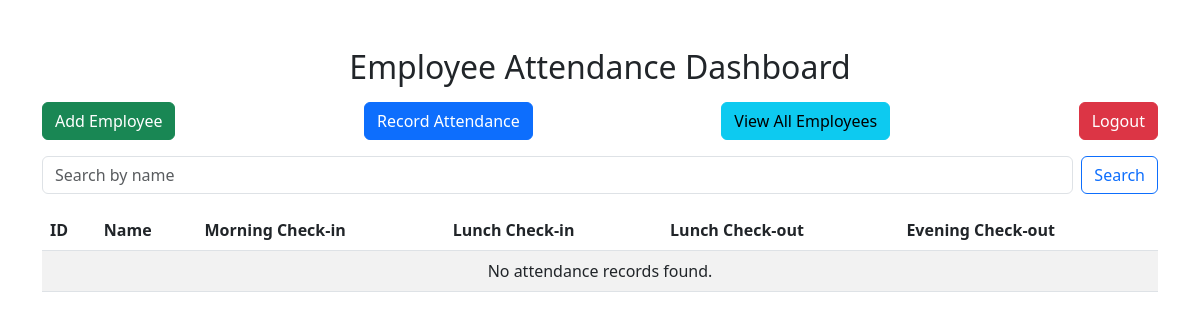
Page /dashboard/ (signed in) on the earlier database version.
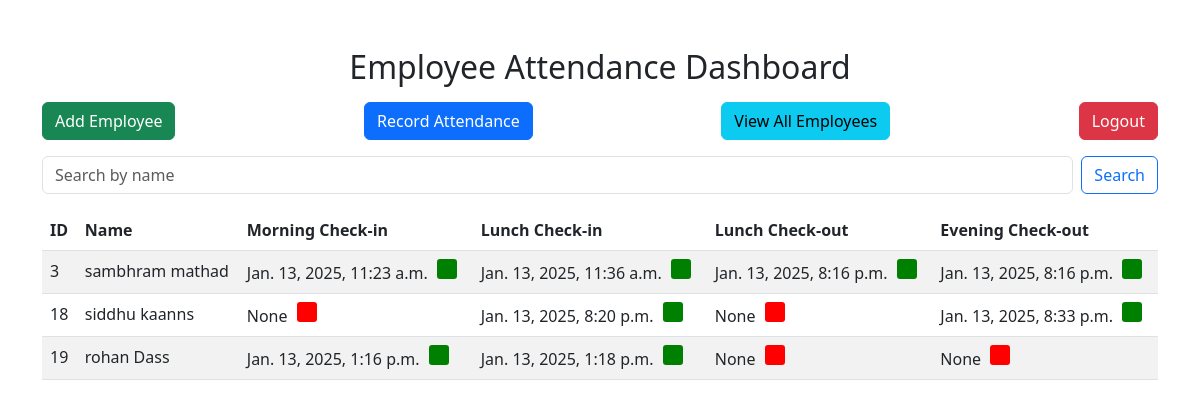
Same page on the later database version.
### emp/models.py (models this page shows, shortened)
class Attendance(models.Model):
    employee = models.ForeignKey(Employee, on_delete=models.CASCADE)
    morning_check_in_time = models.DateTimeField(null=True, blank=True)
    morning_check_out_time = models.DateTimeField(null=True, blank=True)
    lunch_check_in_time = models.DateTimeField(null=True, blank=True)
    lunch_check_out_time = models.DateTimeField(null=True, blank=True)
    date = models.DateField(default=now)

class Employee(models.Model):
    GENDER_CHOICES = [
        ('M', 'Male'),
        ('F', 'Female'),
    ]
    first_name = models.CharField(max_length=100)
    last_name = models.CharField(max_length=100)
    address = models.TextField()
    gender = models.CharField(max_length=1, choices=GENDER_CHOICES)
    mobile = models.CharField(max_length=15, unique=True)
    base_salary = models.DecimalField(max_digits=10, decimal_places=2)
    qr_code = models.ImageField(upload_to='qr_codes/', blank=True)
    def __str__(self):
        return f"{self.first_name} {self.last_name}"

### emp/views.py (the view)
# urls.py: path('dashboard/', views.dashboard, name='dashboard'),
def dashboard(request):
    if not request.user.is_authenticated:
        return redirect("admin_login")
    today = date.today()
    employees = Attendance.objects.filter(
        Q(
            morning_check_in_time__isnull=True,
            lunch_check_in_time__isnull=False
        ) |
        Q(
            morning_check_in_time__isnull=False
        ),
        date=today  # Ensure 'date' is placed after all positional arguments
    ).select_related('employee')
    search_query = request.GET.get("search", "")
    if search_query:
        employees = employees.filter(
            Q(employee__first_name__icontains=search_query) |
            Q(employee__last_name__icontains=search_query)
        )
    return render(request, "dashboard.html", {"attendance_records": employees})

### emp/templates/dashboard.html (shortened to what this page needs)
<!DOCTYPE html>
<html lang="en">
<head>
    <link href="https://cdn.jsdelivr.net/npm/bootstrap@5.3.0-alpha3/dist/css/bootstrap.min.css" rel="stylesheet">
</head>
<body>
    <div class="container mt-5">
        <h2 class="text-center">Employee Attendance Dashboard</h2>
        <div class="d-flex justify-content-between align-items-center my-3">
            <a href="{% url 'add_employee' %}" class="btn btn-success">Add Employee</a>
            <a href="{% url 'record_attendance' %}" class="btn btn-primary">Record Attendance</a>
            <a href="{% url 'all_employees' %}" class="btn btn-info">View All Employees</a>
            <a href="{% url 'admin_logout' %}" class="btn btn-danger">Logout</a>
        </div>
        <form method="GET" action="" class="d-flex mb-3">
            <input type="text" name="search" class="form-control me-2" placeholder="Search by name" value="{{ request.GET.search }}" required>
            <button type="submit" class="btn btn-outline-primary">Search</button>
        </form>
        <table class="table table-striped">
            <thead>
                <tr>
                    <th>ID</th>
                    <th>Name</th>
                    <th>Morning Check-in</th>
                    <th>Lunch Check-in</th>
                    <th>Lunch Check-out</th>
                    <th>Evening Check-out</th>
                </tr>
            </thead>
            <tbody>
                {% if attendance_records %}
                    {% for record in attendance_records %}
                    <tr>
                        <td>{{ record.employee.id }}</td>
                        <td>{{ record.employee}}</td>
                        <td>
                            <span>{{ record.morning_check_in_time}}</span>
                            <span class="status-box {% if record.morning_check_in_time is not None %}status-green{% else %}status-red{% endif %}"></span>
                        </td>
                        <td>
                            <span>{{ record.lunch_check_in_time}}</span>
                            <span class="status-box {% if record.lunch_check_in_time is not None %}status-green{% else %}status-red{% endif %}"></span>
                        </td>
                        <td>
                            <span>{{ record.lunch_check_out_time}}</span>
                            <span class="status-box {% if record.lunch_check_out_time is not None %}status-green{% else %}status-red{% endif %}"></span>
                        </td>
                        <td>
                            <span>{{ record.morning_check_out_time}}</span>
                            <span class="status-box {% if record.morning_check_out_time is not None %}status-green{% else %}status-red{% endif %}"></span>
                        </td>
                    </tr>
                    {% endfor %}
                {% else %}
                    <tr>
                        <td colspan="6" class="text-center">No attendance records found.</td>
                    </tr>
                {% endif %}
            </tbody>
        </table>
    </div>
</body>
</html>

### emp/templates/dashboard.html (style rules this page uses)
.status-box { width: 20px; height: 20px; display: inline-block; margin: 0 5px; border-radius: 3px; }
.status-green { background-color: green; }
.status-red { background-color: red; }

Differences in the rows shown:
added Attendance: employee.id "3", employee "sambhram mathad", morning_check_in_time "Jan. 13, 2025, 11:23 a.m.", lunch_check_in_time "Jan. 13, 2025, 11:36 a.m.", lunch_check_out_time "Jan. 13, 2025, 8:16 p.m.", morning_check_out_time "Jan. 13, 2025, 8:16 p.m."
added Attendance: employee.id "18", employee "siddhu kaanns", morning_check_in_time "None", lunch_check_in_time "Jan. 13, 2025, 8:20 p.m.", lunch_check_out_time "None", morning_check_out_time "Jan. 13, 2025, 8:33 p.m."
added Attendance: employee.id "19", employee "rohan Dass", morning_check_in_time "Jan. 13, 2025, 1:16 p.m.", lunch_check_in_time "Jan. 13, 2025, 1:18 p.m.", lunch_check_out_time "None", morning_check_out_time "None"
Other differences:
text no longer shown: "No attendance records found."
